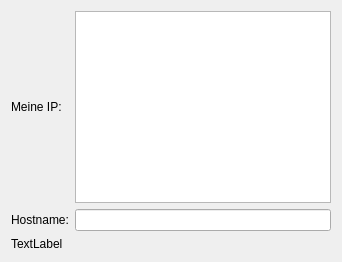
<?xml version="1.0" encoding="UTF-8"?>
<ui version="4.0">
 <class>StatusWidget</class>
 <widget class="QWidget" name="StatusWidget">
  <property name="geometry">
   <rect>
    <x>0</x>
    <y>0</y>
    <width>317</width>
    <height>236</height>
   </rect>
  </property>
  <property name="windowTitle">
   <string>Form</string>
  </property>
  <layout class="QGridLayout" name="gridLayout">
   <item row="4" column="0">
    <widget class="QLabel" name="label_3">
     <property name="text">
      <string>Hostname:</string>
     </property>
    </widget>
   </item>
   <item row="5" column="0">
    <widget class="QLabel" name="label_4">
     <property name="text">
      <string>TextLabel</string>
     </property>
    </widget>
   </item>
   <item row="0" column="0">
    <widget class="QLabel" name="label">
     <property name="text">
      <string>Meine IP:</string>
     </property>
    </widget>
   </item>
   <item row="0" column="1">
    <widget class="QListWidget" name="IPlistWidget">
     <property name="sizePolicy">
      <sizepolicy hsizetype="Minimum" vsizetype="Minimum">
       <horstretch>0</horstretch>
       <verstretch>0</verstretch>
      </sizepolicy>
     </property>
     <property name="showDropIndicator" stdset="0">
      <bool>false</bool>
     </property>
    </widget>
   </item>
   <item row="4" column="1">
    <widget class="QLineEdit" name="HostNamelineEdit">
     <property name="sizePolicy">
      <sizepolicy hsizetype="Minimum" vsizetype="Fixed">
       <horstretch>0</horstretch>
       <verstretch>0</verstretch>
      </sizepolicy>
     </property>
     <property name="acceptDrops">
      <bool>false</bool>
     </property>
     <property name="readOnly">
      <bool>true</bool>
     </property>
    </widget>
   </item>
  </layout>
 </widget>
 <resources/>
 <connections/>
</ui>
